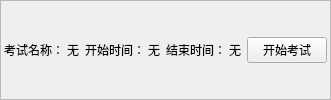
           <widget class="QFrame" name="exam_10">
            <property name="sizePolicy">
             <sizepolicy hsizetype="Preferred" vsizetype="Maximum">
              <horstretch>0</horstretch>
              <verstretch>0</verstretch>
             </sizepolicy>
            </property>
            <property name="frameShape">
             <enum>QFrame::StyledPanel</enum>
            </property>
            <property name="frameShadow">
             <enum>QFrame::Raised</enum>
            </property>
            <layout class="QHBoxLayout" name="horizontalLayout_13">
             <property name="spacing">
              <number>3</number>
             </property>
             <property name="leftMargin">
              <number>3</number>
             </property>
             <property name="topMargin">
              <number>3</number>
             </property>
             <property name="rightMargin">
              <number>3</number>
             </property>
             <property name="bottomMargin">
              <number>3</number>
             </property>
             <item>
              <widget class="QLabel" name="label_33">
               <property name="text">
                <string>考试名称：</string>
               </property>
              </widget>
             </item>
             <item>
              <widget class="QLabel" name="exam_name_10">
               <property name="text">
                <string>无</string>
               </property>
              </widget>
             </item>
             <item>
              <widget class="QFrame" name="frame_53">
               <property name="frameShape">
                <enum>QFrame::StyledPanel</enum>
               </property>
               <property name="frameShadow">
                <enum>QFrame::Raised</enum>
               </property>
              </widget>
             </item>
             <item>
              <widget class="QLabel" name="label_34">
               <property name="text">
                <string>开始时间：</string>
               </property>
              </widget>
             </item>
             <item>
              <widget class="QLabel" name="start_time_10">
               <property name="text">
                <string>无</string>
               </property>
              </widget>
             </item>
             <item>
              <widget class="QFrame" name="frame_22">
               <property name="frameShape">
                <enum>QFrame::StyledPanel</enum>
               </property>
               <property name="frameShadow">
                <enum>QFrame::Raised</enum>
               </property>
              </widget>
             </item>
             <item>
              <widget class="QLabel" name="label_35">
               <property name="text">
                <string>结束时间：</string>
               </property>
              </widget>
             </item>
             <item>
              <widget class="QLabel" name="end_time_10">
               <property name="text">
                <string>无</string>
               </property>
              </widget>
             </item>
             <item>
              <widget class="QFrame" name="frame_38">
               <property name="frameShape">
                <enum>QFrame::StyledPanel</enum>
               </property>
               <property name="frameShadow">
                <enum>QFrame::Raised</enum>
               </property>
              </widget>
             </item>
             <item>
              <widget class="QPushButton" name="start_exam_button_10">
               <property name="text">
                <string>开始考试</string>
               </property>
              </widget>
             </item>
            </layout>
           </widget>
